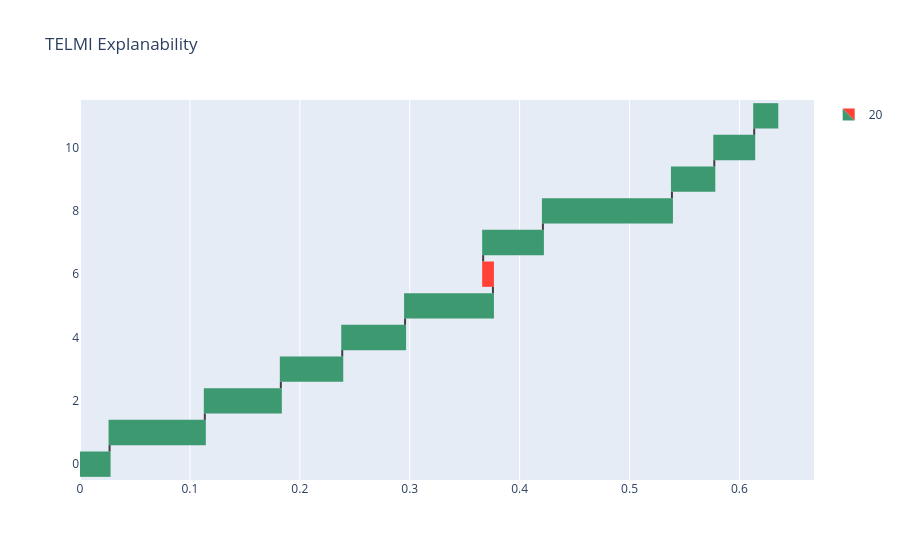

Notebook code for this chart:
### Code cell
fig = go.Figure(go.Waterfall(
    name = "20", 
    orientation = "h",
    x = Coeff_df['TELMI'],
    textposition = "outside",
    y = Coeff_df['TELMI'].index,    
    connector = {"line":{"color":"rgb(63, 63, 63)"}},
))

fig.update_layout(
        title = "TELMI Explanability",
        showlegend = True
)

fig.show()

### Figure 1 — Plotly figure (JSON) as saved in the notebook; plotly's stock layout.template omitted (floating-point values rounded to 4 significant figures)
{"data": [{"connector": {"line": {"color": "rgb(63, 63, 63)"}}, "name": "20", "orientation": "h", "textposition": "outside", "type": "waterfall", "x": [0.0269, 0.08666, 0.06916, 0.05588, 0.05715, 0.07995, -0.008886, 0.05436, 0.1174, 0.03853, 0.03633, 0.021], "y": [0, 1, 2, 3, 4, 5, 6, 7, 8, 9, 10, 11]}], "layout": {"showlegend": true, "title": {"text": "TELMI Explanability"}}}
